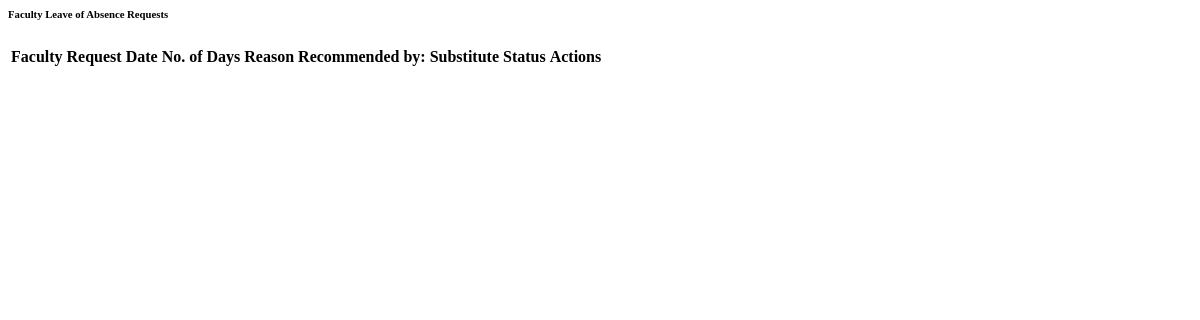
Page /acad/requests/leave/approved/ (signed in) on the earlier database version.
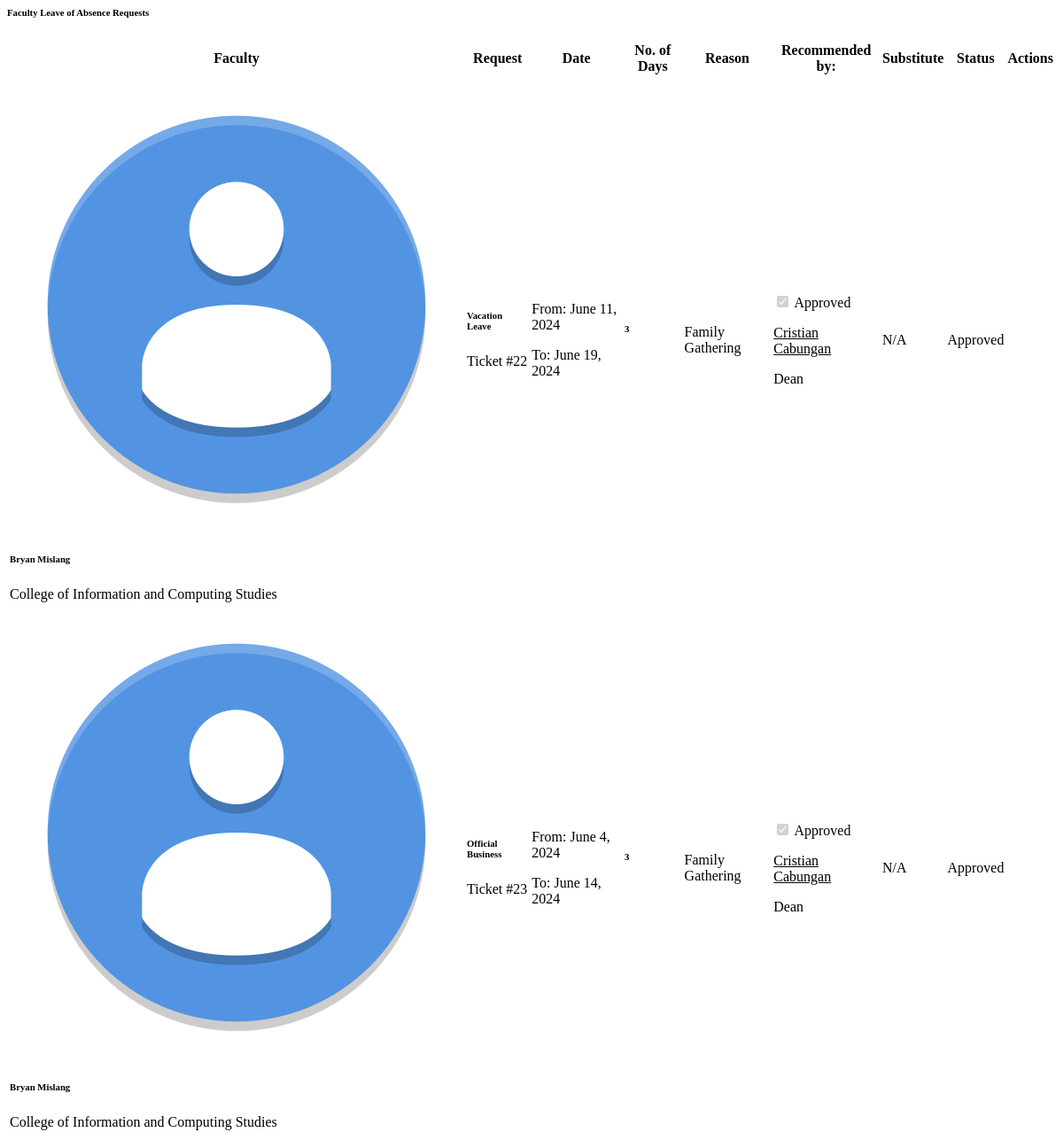
Same page on the later database version.
### base/models.py (models this page shows, shortened)
class FacultyLeaveOfAbsence(models.Model):
    faculty = models.ForeignKey(Employee, on_delete=models.CASCADE)
    lengthOfService = models.CharField(max_length=50)
    department = models.ForeignKey(Department, on_delete=models.CASCADE)
    purposes_choices = (
        ('Sick Leave', 'Sick Leave'),
        ('Vacation Leave', 'Vacation Leave'),
        ('Official Business', 'Official Business'),
    )
    purpose = models.CharField(max_length=50, choices=purposes_choices)
    from_date = models.DateField()
    to_date = models.DateField()
    number_of_days = models.CharField(max_length=50)
    reason = models.TextField()
    is_there_substitute = models.BooleanField(default=False)
    name_of_substitute = models.CharField(max_length=50, null=True, blank=True)
    reason_for_substitute = models.TextField(null=True, blank=True)
    dean = models.ForeignKey(User, on_delete=models.CASCADE, null = True, blank = True, related_name='dean_fac')
    acad = models.ForeignKey(User, on_delete=models.CASCADE, null = True, blank = True, related_name='acad_fac')
    hr = models.ForeignKey(User, on_delete=models.CASCADE, null = True, blank = True, related_name='hr_fac')
    approved_by_dean = models.BooleanField(default=False)
    approved_by_ACAD = models.BooleanField(default=False)
    approved_by_HR = models.BooleanField(default=False)
    qr_code = models.ImageField(upload_to='qrcodes/', null=True, blank=True)
    date_requested = models.DateTimeField(auto_now_add=True)
    date_updated = models.DateTimeField(auto_now=True)  # Add this line
    STATUS_CHOICES = (
        ('Pending', 'Pending'),
        ('Approved', 'Approved'),
        ('Rejected', 'Rejected'),
    )
    status = models.CharField(max_length=50, choices=STATUS_CHOICES, default="Pending")

### authentication/models.py (models this page shows, shortened)
class Employee(models.Model):
    user = models.OneToOneField(User, on_delete=models.CASCADE)
    department = models.ForeignKey(Department, on_delete=models.CASCADE)
    employee_id = models.CharField(max_length=15, unique=True)
    avatar = models.ImageField(default='/avatars/avatar-default-icon.png',upload_to='avatars/', null=True, blank=True)
    proof_of_employment = models.FileField(upload_to='proofs/', null=True, blank=True)
    date_created = models.DateTimeField(auto_now_add=True, null = True, blank = True)

### department/models.py (models this page shows)
class Department(models.Model):
    name = models.CharField(max_length=100)
    logo = models.ImageField(upload_to='logos/', null = True, blank = True)
    dean = models.OneToOneField(User, on_delete=models.CASCADE, null = True, blank = True)
    def __str__(self):
        return self.name

### base/decorators.py (the view)
        @login_required
        def wrapper(request, *args, **kwargs):
            user = request.user
            if not user.groups.filter(name=group_name).exists():
                if permitted_group_mappings:
                    for group in user.groups.all():
                        if group.name in permitted_group_mappings:
                            return redirect(permitted_group_mappings[group.name])
                return HttpResponseRedirect(request.META['HTTP_REFERER'])
            return view_func(request, *args, **kwargs)

### base/views.py (called while the page is built)
@login_required
@group_required('acad', permitted_group_mappings=permitted_group_mappings)
def get_leave_requests(request, approved_by_acad=None):
  filters = {'approved_by_dean': True}
  if approved_by_acad is not None:
    filters['approved_by_ACAD'] = approved_by_acad
  leaveRequest = FacultyLeaveOfAbsence.objects.filter(**filters)
  return leaveRequest

@login_required
@group_required('acad', permitted_group_mappings=permitted_group_mappings)
def leave_approved(request):
  leaveRequest = get_leave_requests(request, approved_by_acad=True)
  context = {
      'leaveRequest': leaveRequest,
  }
  return render(request, 'base/acad/leave_approved.html', context)

### base/templates/base/acad/leave_approved.html (shortened to what the changed rows need)
<div class="card mb-4">
    <div class="card-body px-0 pt-0 pb-2">
    <div class="table-responsive p-3">
        <table class="table align-items-center mb-0" id="approved">
        <thead>
            <tr>
            <th class="text-uppercase text-secondary text-xs font-weight-bolder opacity-7 ps-2">Faculty</th>
            <th class="text-uppercase text-secondary text-xs font-weight-bolder opacity-7 ps-2">Request</th>
            <th class="text-uppercase text-secondary text-xs font-weight-bolder opacity-7 ps-2">Date</th>
            <th class="text-uppercase text-center text-secondary text-xs font-weight-bolder opacity-7 ps-2">No. of Days</th>
            <th class="text-uppercase text-secondary text-xs font-weight-bolder opacity-7 ps-2">Reason</th>
            <th class="text-uppercase text-secondary text-xs font-weight-bolder opacity-7 ps-2">Recommended by:</th>
            <th class="text-uppercase text-secondary text-xs font-weight-bolder opacity-7 ps-2">Substitute</th>
            <th class="text-uppercase text-center text-secondary text-xs font-weight-bolder opacity-7 ps-2">Status</th>
            <th class="text-uppercase text-center text-secondary text-xs font-weight-bolder opacity-7 ps-2">Actions</th>
            </tr>
        </thead>
        <tbody>
            {% for ip in leaveRequest %}
            {% if ip.approved_by_dean %}
                <tr>
                    <td>
                        <div class="d-flex px-2 py-1">
                            <div>
                            <img src="{{ ip.faculty.avatar.url}}" class="avatar avatar-sm me-3" alt="user1">
                            </div>
                            <div class="d-flex flex-column justify-content-center">
                            <h6 class="mb-0 text-md">{{ ip.faculty.user.first_name }} {{ ip.faculty.user.last_name }}</h6>
                            <p class="text-xs text-secondary mb-0">{{ ip.faculty.department }}</p>
                            </div>
                        </div>
                    </td>
                    <td>
                        <div class="d-flex flex-column justify-content-center">
                            <h6 class="mb-0 text-md">{{ ip.purpose }}</h6>
                            <p class="text-md text-secondary mb-0">Ticket #{{ip.id}}</p>
                        </div>
                    </td>
                    <td>
                        <div class="d-flex flex-column justify-content-center">
                        <p class="text-md text-secondary mb-0">From: {{ ip.from_date }}</p>
                        <p class="text-md text-secondary mb-0">To: {{ ip.to_date }}</p>
                        </div>
                    </td>
                    <td class="text-center">
                        <h6 class="mb-0 text-md">{{ip.number_of_days}}</h6>
                    </td>
                    <td>
                    <p class="text-xs text-secondary mb-0">{{ip.reason}}</p>
                    </td>
                    <td>
                        {% if ip.approved_by_dean %}
                            <div class="d-flex flex-column">
                                <div class="form-check mb-0">
                                    <input class="form-check-input" name="is_there_substitute" type="checkbox" value="true" id="fcustomCheck1" checked disabled>
                                    <label class="text-secondary" for="customCheck1">Approved</label>
                                </div>
                                <p class="mb-0 text-center font-weight-bold text-md"><u>{{ ip.dean.first_name }} {{ ip.dean.last_name }}</u></p>
                                <p class="text-xs text-secondary mb-0 text-center">Dean</p>
                            </div>
                        {% endif %}
                    </td>
                    {% if ip.is_there_substitute == True %}
                    <td>
                        <p class="text-md text-secondary mb-0">{{ip.name_of_sustitute }} </p>
                        <p class="text-md font-weight-bold mb-0">{{ ip.reason_for_substitute }}</p>
                    </td>
                    {% else %}
                    <td class="">
                        <p class="text-md font-weight-bold mb-0">N/A</p>
                    </td>
                    {% endif %}
                    <td class="align-middle text-center text-md">
                    {% if ip.approved_by_ACAD %}
                        <span class="badge bg-gradient-success">Approved</span>
                        {% else %}
                        <span class="badge bg-gradient-warning">Pending</span>
                    {% endif %}
                    </td>
                    <td class="text-md align-middle text-center">
                    </td>
                </tr>
            {% endif %}
            {% endfor %}
        </tbody>
        </table>
    </div>
    </div>
</div>

Differences in the rows shown:
now on this page (row edited): FacultyLeaveOfAbsence: faculty.avatar (placeholder picture), faculty.user.first_name "Bryan", faculty.user.last_name "Mislang", faculty.department "College of Information and Computing Studies", purpose "Vacation Leave", id "22", from_date "June 11, 2024", to_date "June 19, 2024", number_of_days "3", reason "Family Gathering", dean.first_name "Cristian", dean.last_name "Cabungan", is_there_substitute "N/A", approved_by_ACAD "Approved"
now on this page (row edited): FacultyLeaveOfAbsence: faculty.avatar (placeholder picture), faculty.user.first_name "Bryan", faculty.user.last_name "Mislang", faculty.department "College of Information and Computing Studies", purpose "Official Business", id "23", from_date "June 4, 2024", to_date "June 14, 2024", number_of_days "3", reason "Family Gathering", dean.first_name "Cristian", dean.last_name "Cabungan", is_there_substitute "N/A", approved_by_ACAD "Approved"
